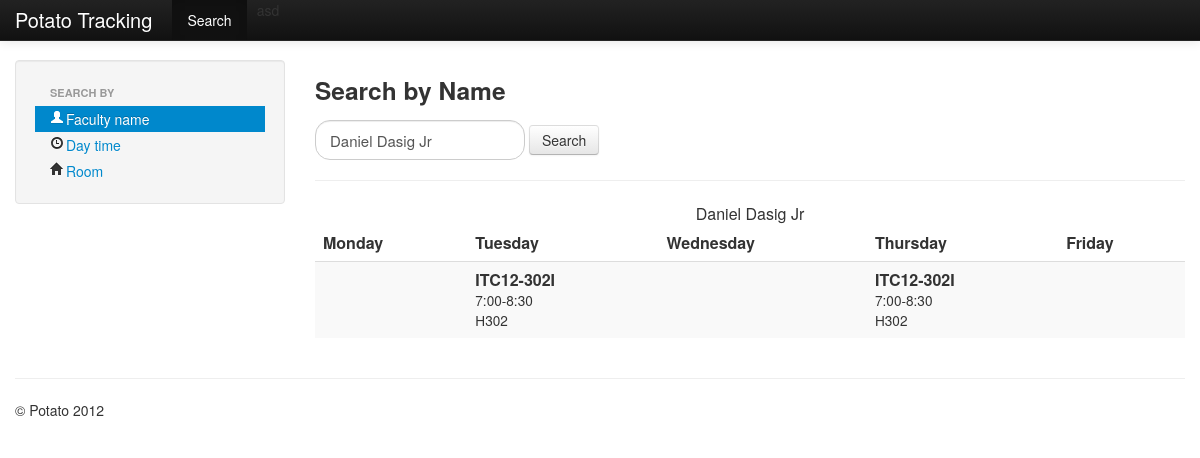
The page /student/sname.php?name=Daniel Dasig Jr (signed in) on the database its author committed.
### tables this page shows
CREATE TABLE IF NOT EXISTS `schedules` (
  `id` int(5) NOT NULL AUTO_INCREMENT,
  `subjectid` varchar(10) DEFAULT NULL,
  `sectionid` varchar(10) DEFAULT NULL,
  `facultyid` varchar(10) DEFAULT NULL,
  `room` varchar(10) DEFAULT NULL,
  `day` varchar(10) DEFAULT NULL,
  `start` time DEFAULT NULL,
  `end` time DEFAULT NULL,
  PRIMARY KEY (`id`)
);

### student/sname.php (the view, shortened to what this page needs)
      <?php include("header.php");
$qFaculties = "SELECT name FROM faculties";
$eFaculties = mysql_query($qFaculties) or die(mysql_error());
$facultyArray= array();
while($row = mysql_fetch_array($eFaculties)){
	array_push($facultyArray,$row[0]);
	}
?>
              <div class="span9">
        		 <?php
               	if(isset($_GET['name'])){
				$getname=$_GET['name'];
				}
			else
			$getname="";
		 ?>
              <h3>Search by Name</h3><form class="form-search" method="get" action="sname.php">
  <input type="text" id="searchname" value="<?php echo $getname?>" class="input-large search-query" name="name" data-provide="typeahead" autocomplete="off" data-source='<?php echo json_encode($facultyArray); ?>'>
  <button type="submit" class="btn">Search</button>
  </form>
              <hr/>
            <?php
	  if(isset($_GET["name"])){
		 $name = $_GET["name"];
		 $qSched = "SELECT * FROM faculties where name='$name'";
		 $eSched = mysql_query($qSched);
		 if(mysql_num_rows($eSched)){
			 echo "
			   <table class='table table-striped'>
         	<caption>$_GET[name]<caption>
          <thead>
         		<tr>
          		<th>Monday</th>
                  <th>Tuesday</th>
                  <th>Wednesday</th>
                  <th>Thursday</th>
                  <th>Friday</th>
         	   </tr>
          </thead>";
	echo "<tbody>
		  <tr>
	";
	$days= array("M","T","W","TH","F");
			 for($i=0;$i<count($days);$i++){
				$qSched = "SELECT name,sectionid,subjectid,room,day,DATE_FORMAT(start,'%k:%i') as start,DATE_FORMAT(end,'%k:%i')as end FROM faculties JOIN schedules ON 		faculties.id = schedules.facultyid WHERE faculties.name = '$name' AND day = '$days[$i]' order by start,end asc";
				$eSched = mysql_query($qSched) or die(mysql_error());
				if(!mysql_num_rows($eSched)){
					echo "<td></td>";
					}
					else{
				while($row = mysql_fetch_assoc($eSched)){
					echo "<td>";
					echo "<strong>$row[subjectid]-$row[sectionid]</strong><br/>
						  <small>$row[start]-$row[end]<br/>
						  $row[room]</small>
					";
					echo "</td>";
					}
					}
				 }
        			 echo "</tr>";
   echo "
   </tbody>
   </table>";
			 }
			 else{
				 echo "
				     <div class='alert alert-error'>
					There are no faculty with that name.
					</div>
				 ";
				 }
		  }
	  ?>
          	</div>
   <?php include("footer.php");?>

### css/main.css (style rules this page uses)
#searchname { height: 40px; font-size: 15px; line-height: 14px; }

### student/header.php (style rules this page uses)
body { padding-top: 60px; padding-bottom: 40px; }

### rows shown on the page
schedules: subjectid "ITC12", sectionid "302I", row "7:00", row "8:30", room "H302"
schedules: subjectid "ITC12", sectionid "302I", row "7:00", row "8:30", room "H302"

### other values the page prints
$_GET[name] "Daniel Dasig Jr"
